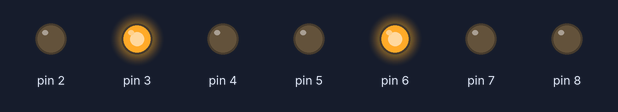
A program run on a simulated Arduino Uno, built with avr-gcc and run on an emulated ATmega328P. Parts: output pins drawn as LEDs (lit = HIGH).

Above: at 0.1 s.
Timing chart, 0 to 1.6 s (numbered marks = the images above):
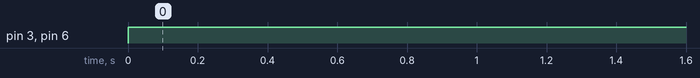

The program:

main.cpp
```cpp
#include <Arduino.h>
int a,b,c,d,e,f,g;
int  A=0,B=1,C=0,D=1;

//Code released under GNU GPL.  Free to use for anything.
void disp_7447(int a, int b, int c, int d,int e,int f,int g)
{
  digitalWrite(2, a); //MSB
  digitalWrite(3, b);
  digitalWrite(4, c);
  digitalWrite(5, d);
  digitalWrite(6, e);
  digitalWrite(7, f);
  digitalWrite(8, g); //lsb

}
// the setup function runs once when you press reset or power the board
void setup() {
    pinMode(2, OUTPUT);
    pinMode(3, OUTPUT);
    pinMode(4, OUTPUT);
    pinMode(5, OUTPUT);
    pinMode(6, OUTPUT);
    pinMode(7, OUTPUT);
    pinMode(8, OUTPUT);
}

// the loop function runs over and over again forever
void loop() {
  a=(B&&!C&&!D) || (!A&&!B&&!c&&D);
  b=(B&&!c) || (B&&C&&!D);
  c=(!B&&C&&!D);
  d=(A&&D) || (B&&!C&&!D) || (B&&C&&D);
  e=(!A&&D) || (A&&D) || (B&&!C);
  f=(C&&D) || (!B&&C) || (!A&&!B&&D);
  g=(!A&&!B&&!C) || (B&&C&&D);
disp_7447(a,b,c,d,e,f,g);
}
//&& is the AND operation
// || is the OR operation
// ! is the NOT operation
```

Measured:
- by itself, pin 3, pin 6: LOW → HIGH at 0.00 s
